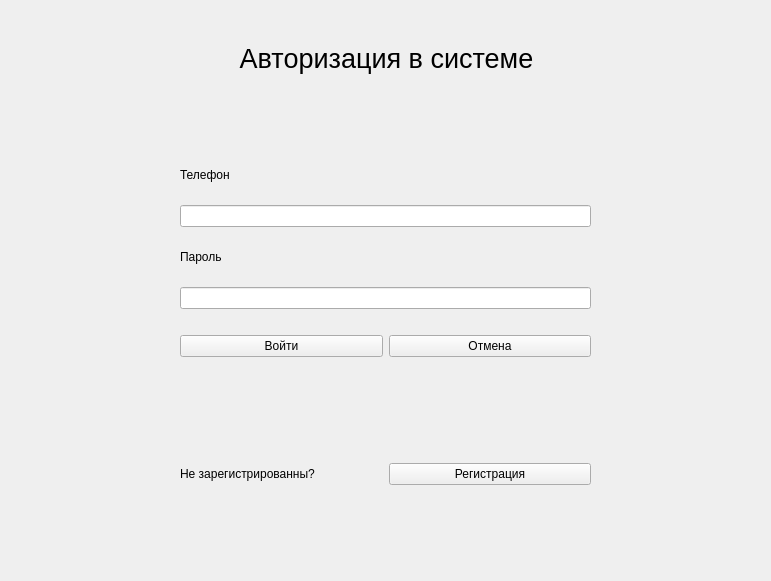
<?xml version="1.0" encoding="UTF-8"?>
<ui version="4.0">
 <class>AuthorizationWindow</class>
 <widget class="QMainWindow" name="AuthorizationWindow">
  <property name="geometry">
   <rect>
    <x>0</x>
    <y>0</y>
    <width>771</width>
    <height>581</height>
   </rect>
  </property>
  <property name="minimumSize">
   <size>
    <width>771</width>
    <height>581</height>
   </size>
  </property>
  <property name="maximumSize">
   <size>
    <width>771</width>
    <height>581</height>
   </size>
  </property>
  <property name="windowTitle">
   <string>MainWindow</string>
  </property>
  <widget class="QWidget" name="centralwidget">
   <widget class="QLabel" name="label">
    <property name="geometry">
     <rect>
      <x>11</x>
      <y>8</y>
      <width>751</width>
      <height>101</height>
     </rect>
    </property>
    <property name="font">
     <font>
      <pointsize>20</pointsize>
     </font>
    </property>
    <property name="text">
     <string>Авторизация в системе</string>
    </property>
    <property name="alignment">
     <set>Qt::AlignCenter</set>
    </property>
   </widget>
   <widget class="QWidget" name="layoutWidget">
    <property name="geometry">
     <rect>
      <x>180</x>
      <y>150</y>
      <width>411</width>
      <height>335</height>
     </rect>
    </property>
    <layout class="QVBoxLayout" name="verticalLayout_4">
     <item>
      <layout class="QVBoxLayout" name="verticalLayout_3">
       <item>
        <layout class="QVBoxLayout" name="verticalLayout">
         <item>
          <widget class="QLabel" name="label_2">
           <property name="text">
            <string>Телефон</string>
           </property>
          </widget>
         </item>
         <item>
          <widget class="QLineEdit" name="phoneEdit"/>
         </item>
        </layout>
       </item>
       <item>
        <layout class="QVBoxLayout" name="verticalLayout_2">
         <item>
          <widget class="QLabel" name="label_3">
           <property name="text">
            <string>Пароль</string>
           </property>
          </widget>
         </item>
         <item>
          <widget class="QLineEdit" name="passwordEdit">
           <property name="echoMode">
            <enum>QLineEdit::Password</enum>
           </property>
          </widget>
         </item>
        </layout>
       </item>
       <item>
        <spacer name="verticalSpacer">
         <property name="orientation">
          <enum>Qt::Vertical</enum>
         </property>
         <property name="sizeType">
          <enum>QSizePolicy::Fixed</enum>
         </property>
         <property name="sizeHint" stdset="0">
          <size>
           <width>20</width>
           <height>20</height>
          </size>
         </property>
        </spacer>
       </item>
       <item>
        <layout class="QHBoxLayout" name="horizontalLayout_2">
         <item>
          <widget class="QPushButton" name="loginButton">
           <property name="text">
            <string>Войти</string>
           </property>
           <property name="shortcut">
            <string>Return</string>
           </property>
          </widget>
         </item>
         <item>
          <widget class="QPushButton" name="cancelButton">
           <property name="text">
            <string>Отмена</string>
           </property>
          </widget>
         </item>
        </layout>
       </item>
      </layout>
     </item>
     <item>
      <spacer name="verticalSpacer_2">
       <property name="orientation">
        <enum>Qt::Vertical</enum>
       </property>
       <property name="sizeType">
        <enum>QSizePolicy::Fixed</enum>
       </property>
       <property name="sizeHint" stdset="0">
        <size>
         <width>20</width>
         <height>100</height>
        </size>
       </property>
      </spacer>
     </item>
     <item>
      <layout class="QHBoxLayout" name="horizontalLayout">
       <item>
        <widget class="QLabel" name="label_4">
         <property name="text">
          <string>Не зарегистрированны?</string>
         </property>
        </widget>
       </item>
       <item>
        <widget class="QPushButton" name="regButton">
         <property name="text">
          <string>Регистрация</string>
         </property>
        </widget>
       </item>
      </layout>
     </item>
    </layout>
   </widget>
  </widget>
 </widget>
 <resources/>
 <connections/>
</ui>
